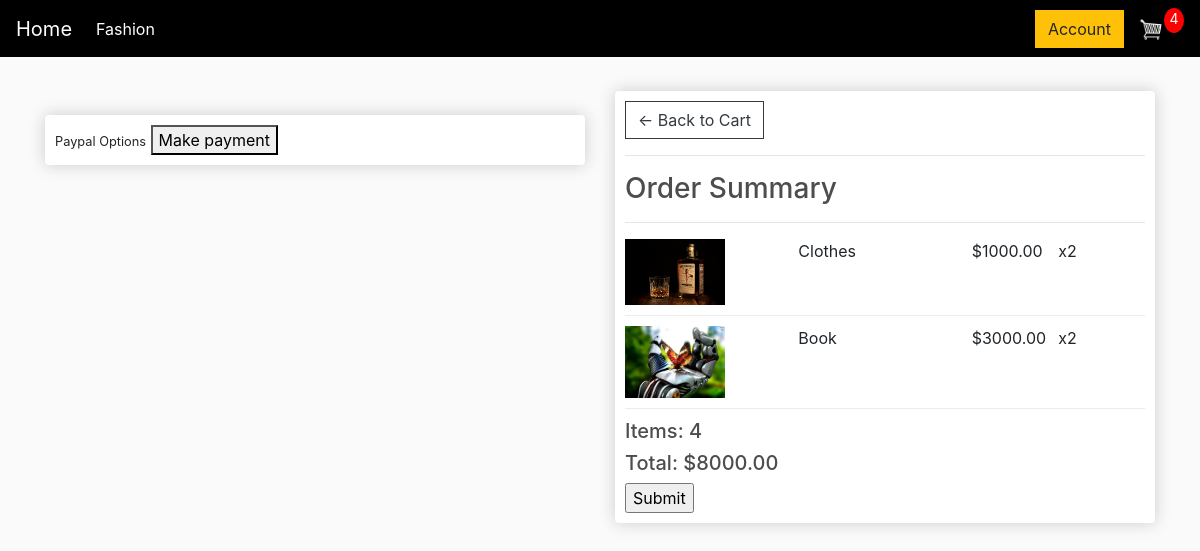
Screenshot of /checkout/ (signed in) with the database file from the repository.
### main/models.py (models this page shows, shortened)
class OrderItem(models.Model):
	product = models.ForeignKey(Product, on_delete=models.SET_NULL, null=True)
	order = models.ForeignKey(Order, on_delete=models.SET_NULL, null=True)
	quantity = models.IntegerField(default=0, null=True, blank=True)
	date_added = models.DateTimeField(auto_now_add=True)
	@property
	def get_total(self):
		total = self.product.price * self.quantity
		return total

class Product(models.Model):
	name = models.CharField(max_length=200)
	price = models.FloatField()
	digital = models.BooleanField(default=False,null=True, blank=True)
	image = models.ImageField(null=True, blank=True)
	@property
	def imageURL(self):
		try:
			url = self.image.url
		except:
			url = ''
		return url

class Order(models.Model):
	customer = models.ForeignKey(Customer, on_delete=models.SET_NULL, null=True, blank=True)
	date_ordered = models.DateTimeField(auto_now_add=True)
	complete = models.BooleanField(default=False)
	transaction_id = models.CharField(max_length=100, null=True)
	@property
	def shipping(self):
		shipping = False
		orderitems = self.orderitem_set.all()
		for i in orderitems:
			if i.product.digital == False:
				shipping = True
		return shipping
	@property
	def get_cart_total(self):
		orderitems = self.orderitem_set.all()
		total = sum([item.get_total for item in orderitems])
		return total
	@property
	def get_cart_items(self):
		orderitems = self.orderitem_set.all()
		total = sum([item.quantity for item in orderitems])
		return total

### main/views.py (the view)
# urls.py: path('checkout/',views.checkout, name='checkout'),
def checkout(request):
    data = cartData(request)
    cartItems = data['cartItems']
    order = data['order']
    items = data['items']
    if request.method == 'POST':
        print('hello')
        build_payment_request()  # Pass the request object to the function
    context = {'items': items, 'order': order, 'cartItems': cartItems}
    return render(request, 'checkout.html', context)

### main/utils.py (called while the page is built)
def cartData(request):
	if request.user.is_authenticated:
		customer = request.user.customer
		order, created = Order.objects.get_or_create(customer=customer, complete=False)
		items = order.orderitem_set.all()
		cartItems = order.get_cart_items
	else:
		cookieData = cookieCart(request)
		cartItems = cookieData['cartItems']
		order = cookieData['order']
		items = cookieData['items']
	return {'cartItems':cartItems ,'order':order, 'items':items}

### main/templates/checkout.html (shortened to what this page needs)
{% extends 'base.html' %}
{% load static %}
{% block content %}
     <div class="row">
		<div class="col-lg-6">
			<br>
			<div class="box-element hidden" id="payment-info">
				<small>Paypal Options</small>
				<button id="make-payment">Make payment</button>
			</div>
		</div>
		<div class="col-lg-6">
			<div class="box-element">
				<a  class="btn btn-outline-dark" href="{% url 'Cart' %}">&#x2190; Back to Cart</a>
				<hr>
				<h3>Order Summary</h3>
				<hr>
				{% for item in items %}
				<div class="cart-row">
					<div style="flex:2"><img class="row-image" src="{{item.product.imageURL}}"></div>
					<div style="flex:2"><p>{{item.product.name}}</p></div>
					<div style="flex:1"><p>${{item.product.price|floatformat:2}}</p></div>
					<div style="flex:1"><p>x{{item.quantity}}</p></div>
				</div>
				{% endfor %}
				<h5>Items:   {{order.get_cart_items}}</h5>
				<h5>Total:   ${{order.get_cart_total|floatformat:2}}</h5>
				<form method="POST" action="{% url 'checkout' %}">
					<input type="submit">
				</form>
			</div>
		</div>
	</div>
{% endblock content %}

### main/static/style.css (style rules this page uses)
body { background-color: hsl(0, 0%, 98%); }
h1, h2, h3, h4, h5, h6 { color: hsl(0, 0%, 30%); }
.box-element { box-shadow: hsl(0, 0%, 80%) 0 0 16px; background-color: #fff; border-radius: 4px; padding: 10px; }
.col-lg-4, .col-lg-6, .col-lg-8, .col-lg-12 { margin-top: 10px; }
.btn { border-radius: 0; }
.row-image { width: 100px; }
.cart-row { display: flex; align-items: flex-stretch; padding-bottom: 10px; margin-bottom: 10px; border-bottom: 1px solid #ececec; }

### rows the page displays
OrderItem: product.imageURL (picture), product.name "Clothes", product.price "1000.00", quantity "2"
OrderItem: product.imageURL (picture), product.name "Book", product.price "3000.00", quantity "2"
Order: get_cart_items "4", get_cart_total "8000.00"

### other values shown
{{ cartItems }} "4"
